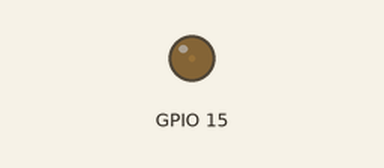
This sketch was run on a simulated ESP32. On the bench: output pins drawn as LEDs (lit = HIGH).

Above: at 0.05 s.
At 0.95 s:
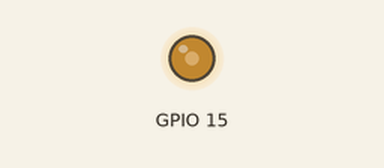
At 1.85 s:
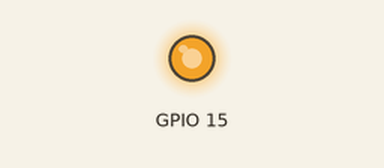
At 3.65 s:
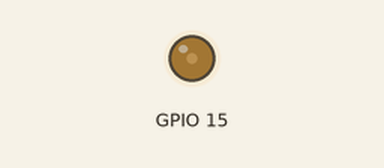
Timing chart, 0 to 5.3 s (numbered marks = the images above):
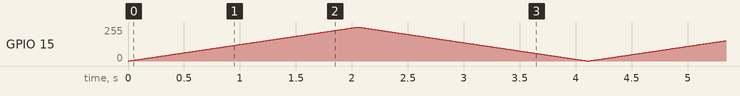

The sketch:

frequenciometro.ino
```cpp
void setup()
{
  pinMode(15, OUTPUT);
  ledcAttachPin(15, 0); // atribui um pino a um canal.
  ledcSetup(0, 1000, 10); // configura um canal para trabalhar a uma determinada frequência e resolução.

}
void loop()
{
  for (int i = 0; i < 1024; i++)//aumenta
  {
    ledcWrite(0, i); //escreve   o duty cycle ao canal.(a função ledc)
    delay(2);
  }
  for (int i = 1023; i > 0; i--)//diminui
  {
    ledcWrite(0, i);
    delay(2);
  }
}
```
